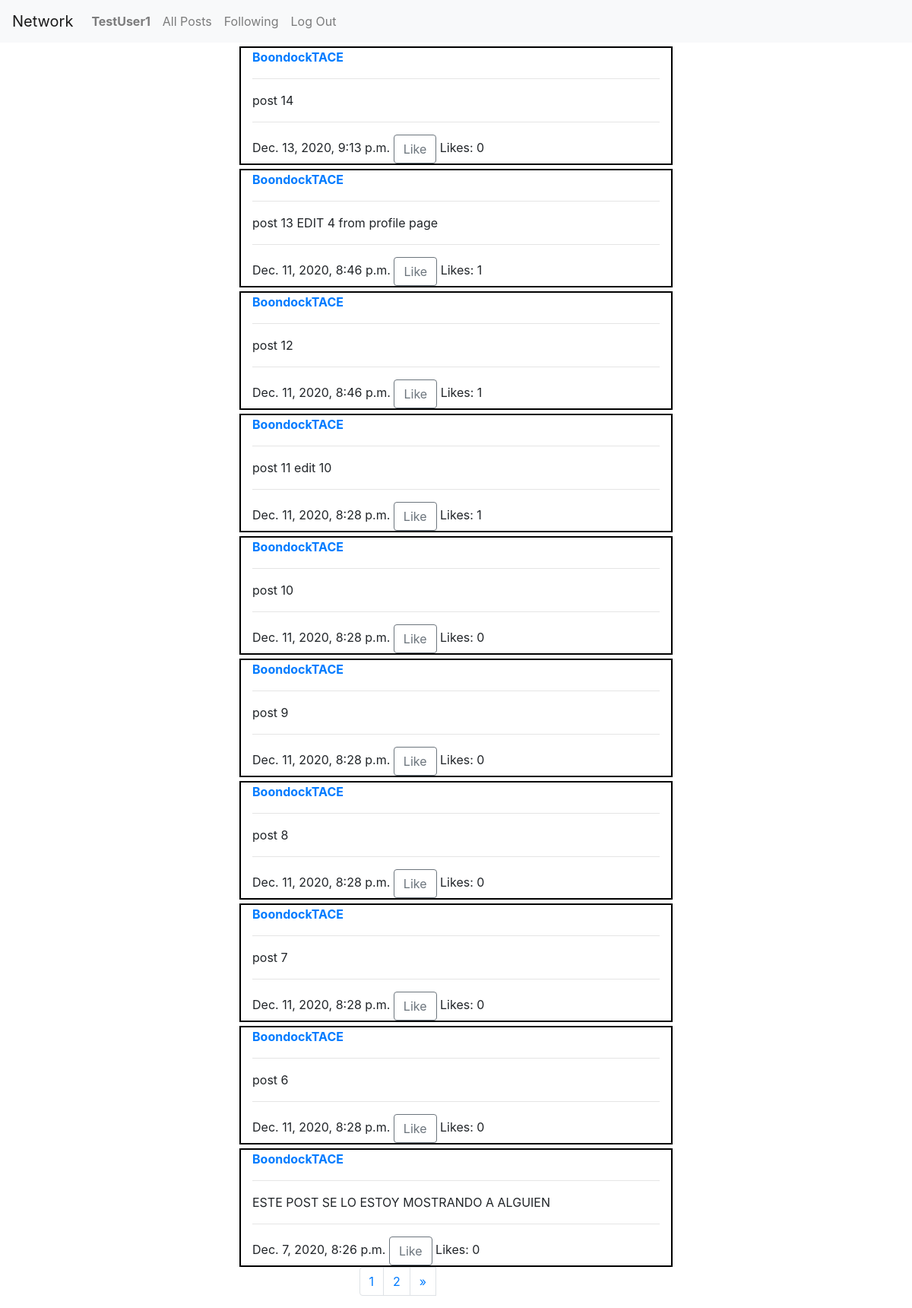
Screenshot of /Following (signed in) with the database file from the repository.
### network/models.py (models this page shows, shortened)
class User(AbstractUser):
    pass

class Post(models.Model):
    user=models.ForeignKey(User,on_delete=models.CASCADE,related_name="User_Post")
    Contend=models.CharField(max_length=300)
    Date=models.DateTimeField(auto_now_add=True)
    like=models.ManyToManyField(User,blank=True,related_name="Post_likes")

### network/views.py (the view)
# urls.py: path("Following", views.FollowingPage, name="FollowingPage"),
@login_required
def FollowingPage(request):
    userprofile=Profile.objects.get(user__id=request.user.id)
    userfollowing=userprofile.Following.all()
    posts=Post.objects.filter(user__in=userfollowing).order_by("-Date")
    paginator=Paginator(posts,10)
    page_number=request.GET.get("page")
    page_obj=paginator.get_page(page_number)
    context={"page_obj":page_obj,"posts":posts,"paginator":paginator}
    return render(request, "network/FollowingPage.html",context)

### network/templates/network/FollowingPage.html (shortened to what this page needs)
{% extends "network/layout.html" %}
{% load static %}
{% block body %}
    {% for post in page_obj %}
    {% if request.user.id == post.user.id %}
    <div class="container">
        <div class="row h-100 justify-content-center aling-items-center">
            <div class="Post col-sm-6" id="post-{{ post.id }}">
                <div id="user-{{post.user.id}}">
                    <strong><a href="{% url 'Profile' post.user.id %}">{{post.user.username}}</a></strong>
                    <hr>
                    <div id="text-Contend">
                        <p id="p_text_contend_{{ post.id }}">{{post.Contend}}</p>
                        <textarea  style="display: none;" id="texarea_text_contend_{{ post.id }}" cols="50" rows="5">{{post.Contend}}</textarea>
                    </div>
                    <div class="Post-Date-Span" id="Post-time">
                    <hr>
                    {{post.Date}}
                    {% if request.user in post.like.all %}
                        <button id="like-btn-{{ post.id }}" class="btn btn-outline-secondary Likebtn" data-Liked="yes" data-post_id="{{ post.id }}">Dislike</button> <span id="like-count-{{ post.id }}">{{post.like.count}}</span>
                    {% else %}
                        <button id="like-btn-{{ post.id }}" class="btn btn-outline-secondary Likebtn" data-Liked="no" data-post_id="{{ post.id }}">Like</button> <span>Likes: </span> <span id="like-count-{{ post.id }}">{{post.like.count}}</span>
                    {% endif %}
                    </div>
                    <div class="text-right">
                        <button type="submit" id="editpost-{{ post.id }}" class="btn btn-warning EditPost" data-post_id="{{ post.id }}">Edit</button>
                        <button style="display: none;" type="submit" id="savepost-{{ post.id }}" class="btn btn-warning SavePost" data-post_id="{{ post.id }}">Save</button>
                    </div>
                </div>
            </div>
        </div>
    </div>
{% else %}
    <div class="container">
        <div class="row h-100 justify-content-center aling-items-center">
            <div class="Post col-sm-6" id="post-{{ post.id }}">
                <div id="user-{{post.user.id}}">
                    <strong><a href="{% url 'Profile' post.user.id %}">{{post.user.username}}</a></strong>
                    <hr>
                    <div id="text-Contend">
                        <p>{{post.Contend}}</p>
                        <div class="Post-Date-Span" id="Post-time">
                        <hr>
                            {{post.Date}}
                            {% if request.user in post.like.all %}
                                <button id="like-btn-{{ post.id }}" class="btn btn-outline-secondary Likebtn" data-Liked="yes" data-post_id="{{ post.id }}">Dislike</button> <span>Likes: </span> <span id="like-count-{{ post.id }}">{{post.like.count}}</span>
                            {% else %}
                                <button id="like-btn-{{ post.id }}" class="btn btn-outline-secondary Likebtn" data-Liked="no" data-post_id="{{ post.id }}">Like</button> <span>Likes: </span> <span id="like-count-{{ post.id }}">{{post.like.count}}</span>
                            {% endif %}
                        </div>
                    </div>
                </div>
            </div>
        </div>
    </div>
{% endif %}
    {% endfor %}
    <div class="container">
        <div class="row h-100 justify-content-center aling-items-center">
            <div class="col-sm-3">
                <nav aria-label="Page navigation example">
                    <ul class="pagination">
                        {% for page in paginator %}
                            <li class="page-item"><a class="page-link" href="?page={{ page.number }}">{{ page.number }}</a></li>
                        {% endfor %}
                        {% if page_obj.has_next %}
                            <a class="page-link"  aria-label="Next" href="?page={{ page_obj.next_page_number }}"><span aria-hidden="true">&raquo;</span></a>
                        {% endif %}
                    </ul>
                </nav>
            </div>
        </div>
    </div>
{% endblock %}

### network/templates/network/layout.html (shortened to what this page needs)
{% load static %}
<!DOCTYPE html>
<html lang="en">
    <head>
        <link rel="stylesheet" href="https://stackpath.bootstrapcdn.com/bootstrap/4.4.1/css/bootstrap.min.css">
        <link href="{% static 'network/styles.css' %}" rel="stylesheet">
    </head>
    <body>
        <nav class="navbar navbar-expand-lg navbar-light bg-light">
            <a class="navbar-brand" href="#">Network</a>
            <div>
              <ul class="navbar-nav mr-auto">
                {% if user.is_authenticated %}
                    <li class="nav-item">
                        <a class="nav-link" href="{% url 'Profile' user.id %}"><strong>{{ user.username }}</strong></a>
                    </li>
                {% endif %}
                <li class="nav-item">
                  <a class="nav-link" href="{% url 'index' %}">All Posts</a>
                </li>
                {% if user.is_authenticated %}
                    <li class="nav-item">
                    <a class="nav-link" href="{% url 'FollowingPage' %}">Following</a>
                    </li>
                    <li class="nav-item">
                        <a class="nav-link" href="{% url 'logout' %}">Log Out</a>
                    </li>
                {% endif %}
              </ul>
            </div>
          </nav>
        <div class="body">
            {% block body %}
            {% endblock %}
        </div>
    </body>
</html>

### network/static/network/styles.css (style rules this page uses)
.Post { border: solid 2px; border-color:black; margin-top: 5px; }
.Post span { text-align: right; }

### rows the page displays
User: username "TestUser1"
Post: user.username "BoondockTACE", Contend "post 14", Date "Dec. 13, 2020, 9:13 p.m.", like.count "0"
Post: user.username "BoondockTACE", Contend "post 13 EDIT 4 from profile page", Date "Dec. 11, 2020, 8:46 p.m.", like.count "1"
Post: user.username "BoondockTACE", Contend "post 12", Date "Dec. 11, 2020, 8:46 p.m.", like.count "1"
Post: user.username "BoondockTACE", Contend "post 11 edit 10", Date "Dec. 11, 2020, 8:28 p.m.", like.count "1"
Post: user.username "BoondockTACE", Contend "post 10", Date "Dec. 11, 2020, 8:28 p.m.", like.count "0"
Post: user.username "BoondockTACE", Contend "post 9", Date "Dec. 11, 2020, 8:28 p.m.", like.count "0"
Post: user.username "BoondockTACE", Contend "post 8", Date "Dec. 11, 2020, 8:28 p.m.", like.count "0"
Post: user.username "BoondockTACE", Contend "post 7", Date "Dec. 11, 2020, 8:28 p.m.", like.count "0"
Post: user.username "BoondockTACE", Contend "post 6", Date "Dec. 11, 2020, 8:28 p.m.", like.count "0"
Post: user.username "BoondockTACE", Contend "ESTE POST SE LO ESTOY MOSTRANDO A ALGUIEN", Date "Dec. 7, 2020, 8:26 p.m.", like.count "0"

### other values shown
{{ page.number }} "1" "2"
